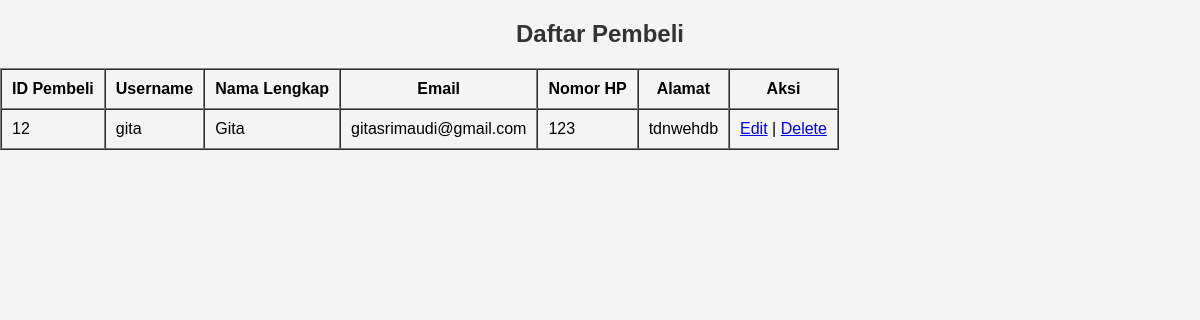
The page /admin/pembeliView.php on the database its author committed.
### tables this page shows
CREATE TABLE `pembeli` (
  `id_pembeli` int(11) NOT NULL,
  `username` varchar(50) NOT NULL,
  `password` varchar(200) NOT NULL,
  `nama` varchar(100) NOT NULL,
  `email` varchar(100) NOT NULL,
  `nomor_hp` varchar(20) NOT NULL,
  `alamat` text NOT NULL
);

### admin/pembeliView.php (the view, shortened to what this page needs)
<?php
include('../koneksi/koneksi.php');
$query = "SELECT * FROM pembeli";
$result = mysqli_query($koneksi, $query);
?>
<!DOCTYPE html>
<html lang="id">
<head>
    <link rel="stylesheet" href="../css/style.css">
</head>
<body>
    <div class="table-container">
        <h2>Daftar Pembeli</h2>
        <table border="1" cellpadding="10" cellspacing="0">
            <thead>
                <tr>
                    <th>ID Pembeli</th>
                    <th>Username</th>
                    <th>Nama Lengkap</th>
                    <th>Email</th>
                    <th>Nomor HP</th>
                    <th>Alamat</th>
                    <th>Aksi</th>
                </tr>
            </thead>
            <tbody>
                <?php while ($pembeli = mysqli_fetch_assoc($result)) { ?>
                    <tr>
                        <td><?php echo $pembeli['id_pembeli']; ?></td>
                        <td><?php echo $pembeli['username']; ?></td>
                        <td><?php echo $pembeli['nama']; ?></td>
                        <td><?php echo $pembeli['email']; ?></td>
                        <td><?php echo $pembeli['nomor_hp']; ?></td>
                        <td><?php echo $pembeli['alamat']; ?></td>
                        <td>
                            <a href="pembeliEdit.php?id=<?php echo $pembeli['id_pembeli']; ?>">Edit</a> |
                            <a href="pembeliDelete.php?id=<?php echo $pembeli['id_pembeli']; ?>" onclick="return confirm('Apakah Anda yakin ingin menghapus pembeli ini?')">Delete</a>
                        </td>
                    </tr>
                <?php } ?>
            </tbody>
        </table>
    </div>
</body>
</html>

### css/style.css (style rules this page uses)
body { font-family: Arial, sans-serif; background-color: #f4f4f4; margin: 0; padding: 0; }
h2 { text-align: center; color: #333; font-size: 24px; margin-bottom: 20px; }

### rows shown on the page
pembeli: id_pembeli "12", username "gita", nama "Gita", email "gitasrimaudi@gmail.com", nomor_hp "123", alamat "tdnwehdb"
